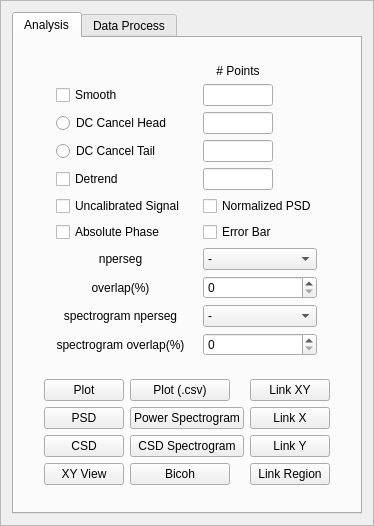
<?xml version="1.0" encoding="UTF-8"?>
<ui version="4.0">
 <class>frmAction1</class>
 <widget class="QFrame" name="frmAction1">
  <property name="geometry">
   <rect>
    <x>0</x>
    <y>0</y>
    <width>374</width>
    <height>526</height>
   </rect>
  </property>
  <property name="windowTitle">
   <string>Frame</string>
  </property>
  <property name="frameShape">
   <enum>QFrame::StyledPanel</enum>
  </property>
  <property name="frameShadow">
   <enum>QFrame::Raised</enum>
  </property>
  <layout class="QGridLayout" name="gridLayout_5">
   <item row="0" column="0">
    <widget class="QTabWidget" name="tabAction">
     <property name="currentIndex">
      <number>0</number>
     </property>
     <widget class="QWidget" name="tab">
      <attribute name="title">
       <string>Analysis</string>
      </attribute>
      <layout class="QGridLayout" name="gridLayout">
       <item row="0" column="0">
        <layout class="QVBoxLayout" name="verticalLayout_2">
         <item>
          <layout class="QGridLayout" name="gridLayout_3">
           <item row="11" column="0">
            <widget class="QLabel" name="lblOverlap">
             <property name="text">
              <string>overlap(%)</string>
             </property>
             <property name="alignment">
              <set>Qt::AlignCenter</set>
             </property>
            </widget>
           </item>
           <item row="5" column="0">
            <widget class="QRadioButton" name="rbtDcCancelTail">
             <property name="maximumSize">
              <size>
               <width>120</width>
               <height>16777215</height>
              </size>
             </property>
             <property name="text">
              <string>DC Cancel Tail</string>
             </property>
             <property name="autoExclusive">
              <bool>false</bool>
             </property>
            </widget>
           </item>
           <item row="1" column="1">
            <widget class="QLineEdit" name="ledNSmooth">
             <property name="minimumSize">
              <size>
               <width>70</width>
               <height>0</height>
              </size>
             </property>
             <property name="maximumSize">
              <size>
               <width>70</width>
               <height>16777215</height>
              </size>
             </property>
            </widget>
           </item>
           <item row="5" column="1">
            <widget class="QLineEdit" name="ledNDcCancelTail">
             <property name="minimumSize">
              <size>
               <width>70</width>
               <height>0</height>
              </size>
             </property>
             <property name="maximumSize">
              <size>
               <width>70</width>
               <height>16777215</height>
              </size>
             </property>
            </widget>
           </item>
           <item row="7" column="1">
            <widget class="QCheckBox" name="cbxNormalizePsd">
             <property name="text">
              <string>Normalized PSD</string>
             </property>
            </widget>
           </item>
           <item row="6" column="1">
            <widget class="QLineEdit" name="ledNDetrend">
             <property name="minimumSize">
              <size>
               <width>70</width>
               <height>0</height>
              </size>
             </property>
             <property name="maximumSize">
              <size>
               <width>70</width>
               <height>16777215</height>
              </size>
             </property>
            </widget>
           </item>
           <item row="10" column="0">
            <widget class="QLabel" name="lblNpersegSpectrogram">
             <property name="text">
              <string>nperseg</string>
             </property>
             <property name="alignment">
              <set>Qt::AlignCenter</set>
             </property>
            </widget>
           </item>
           <item row="13" column="0">
            <widget class="QLabel" name="lblOverlapSpectrogram">
             <property name="text">
              <string>spectrogram overlap(%)</string>
             </property>
             <property name="alignment">
              <set>Qt::AlignCenter</set>
             </property>
            </widget>
           </item>
           <item row="10" column="1">
            <widget class="QComboBox" name="cmbNperseg">
             <item>
              <property name="text">
               <string>-</string>
              </property>
             </item>
             <item>
              <property name="text">
               <string>2</string>
              </property>
             </item>
             <item>
              <property name="text">
               <string>4</string>
              </property>
             </item>
             <item>
              <property name="text">
               <string>8</string>
              </property>
             </item>
             <item>
              <property name="text">
               <string>16</string>
              </property>
             </item>
             <item>
              <property name="text">
               <string>32</string>
              </property>
             </item>
             <item>
              <property name="text">
               <string>64</string>
              </property>
             </item>
             <item>
              <property name="text">
               <string>128</string>
              </property>
             </item>
             <item>
              <property name="text">
               <string>256</string>
              </property>
             </item>
             <item>
              <property name="text">
               <string>512</string>
              </property>
             </item>
             <item>
              <property name="text">
               <string>1024</string>
              </property>
             </item>
             <item>
              <property name="text">
               <string>2048</string>
              </property>
             </item>
             <item>
              <property name="text">
               <string>4096</string>
              </property>
             </item>
             <item>
              <property name="text">
               <string>8182</string>
              </property>
             </item>
            </widget>
           </item>
           <item row="6" column="0">
            <widget class="QCheckBox" name="cbxDetrend">
             <property name="maximumSize">
              <size>
               <width>120</width>
               <height>16777215</height>
              </size>
             </property>
             <property name="text">
              <string>Detrend</string>
             </property>
            </widget>
           </item>
           <item row="0" column="1">
            <widget class="QLabel" name="lblNPoints">
             <property name="maximumSize">
              <size>
               <width>70</width>
               <height>20</height>
              </size>
             </property>
             <property name="text">
              <string># Points</string>
             </property>
             <property name="alignment">
              <set>Qt::AlignCenter</set>
             </property>
            </widget>
           </item>
           <item row="1" column="0">
            <widget class="QCheckBox" name="cbxSmooth">
             <property name="maximumSize">
              <size>
               <width>120</width>
               <height>16777215</height>
              </size>
             </property>
             <property name="text">
              <string>Smooth</string>
             </property>
            </widget>
           </item>
           <item row="7" column="0">
            <widget class="QCheckBox" name="cbxUncalibratedSignal">
             <property name="text">
              <string>Uncalibrated Signal</string>
             </property>
            </widget>
           </item>
           <item row="3" column="0">
            <widget class="QRadioButton" name="rbtDcCancelHead">
             <property name="maximumSize">
              <size>
               <width>120</width>
               <height>16777215</height>
              </size>
             </property>
             <property name="text">
              <string>DC Cancel Head</string>
             </property>
             <property name="checkable">
              <bool>true</bool>
             </property>
             <property name="checked">
              <bool>false</bool>
             </property>
             <property name="autoExclusive">
              <bool>false</bool>
             </property>
            </widget>
           </item>
           <item row="9" column="0">
            <widget class="QCheckBox" name="cbxAbsolutePhase">
             <property name="text">
              <string>Absolute Phase</string>
             </property>
            </widget>
           </item>
           <item row="11" column="1">
            <widget class="QSpinBox" name="sbxOverlap"/>
           </item>
           <item row="13" column="1">
            <widget class="QSpinBox" name="sbxOverlapSpectrogram"/>
           </item>
           <item row="3" column="1">
            <widget class="QLineEdit" name="ledNDcCancelHead">
             <property name="minimumSize">
              <size>
               <width>70</width>
               <height>0</height>
              </size>
             </property>
             <property name="maximumSize">
              <size>
               <width>70</width>
               <height>16777215</height>
              </size>
             </property>
            </widget>
           </item>
           <item row="12" column="1">
            <widget class="QComboBox" name="cmbNpersegSpectrogram">
             <item>
              <property name="text">
               <string>-</string>
              </property>
             </item>
             <item>
              <property name="text">
               <string>2</string>
              </property>
             </item>
             <item>
              <property name="text">
               <string>4</string>
              </property>
             </item>
             <item>
              <property name="text">
               <string>8</string>
              </property>
             </item>
             <item>
              <property name="text">
               <string>16</string>
              </property>
             </item>
             <item>
              <property name="text">
               <string>32</string>
              </property>
             </item>
             <item>
              <property name="text">
               <string>64</string>
              </property>
             </item>
             <item>
              <property name="text">
               <string>128</string>
              </property>
             </item>
             <item>
              <property name="text">
               <string>256</string>
              </property>
             </item>
             <item>
              <property name="text">
               <string>512</string>
              </property>
             </item>
             <item>
              <property name="text">
               <string>1024</string>
              </property>
             </item>
             <item>
              <property name="text">
               <string>2048</string>
              </property>
             </item>
             <item>
              <property name="text">
               <string>4096</string>
              </property>
             </item>
             <item>
              <property name="text">
               <string>8182</string>
              </property>
             </item>
            </widget>
           </item>
           <item row="12" column="0">
            <widget class="QLabel" name="lblNperseg">
             <property name="text">
              <string>spectrogram nperseg</string>
             </property>
             <property name="alignment">
              <set>Qt::AlignCenter</set>
             </property>
            </widget>
           </item>
           <item row="9" column="1">
            <widget class="QCheckBox" name="cbxErrorBar">
             <property name="text">
              <string>Error Bar</string>
             </property>
            </widget>
           </item>
          </layout>
         </item>
        </layout>
       </item>
       <item row="1" column="0">
        <layout class="QGridLayout" name="gridLayout_6">
         <item row="3" column="2">
          <widget class="QPushButton" name="btnLinkY">
           <property name="maximumSize">
            <size>
             <width>100</width>
             <height>16777215</height>
            </size>
           </property>
           <property name="cursor">
            <cursorShape>PointingHandCursor</cursorShape>
           </property>
           <property name="text">
            <string>Link Y</string>
           </property>
          </widget>
         </item>
         <item row="0" column="2">
          <widget class="QPushButton" name="btnLinkXY">
           <property name="maximumSize">
            <size>
             <width>100</width>
             <height>16777215</height>
            </size>
           </property>
           <property name="cursor">
            <cursorShape>PointingHandCursor</cursorShape>
           </property>
           <property name="text">
            <string>Link XY</string>
           </property>
          </widget>
         </item>
         <item row="3" column="0">
          <widget class="QPushButton" name="btnCsd">
           <property name="maximumSize">
            <size>
             <width>100</width>
             <height>16777215</height>
            </size>
           </property>
           <property name="cursor">
            <cursorShape>PointingHandCursor</cursorShape>
           </property>
           <property name="text">
            <string>CSD</string>
           </property>
          </widget>
         </item>
         <item row="0" column="0">
          <widget class="QPushButton" name="btnPlot">
           <property name="maximumSize">
            <size>
             <width>100</width>
             <height>16777215</height>
            </size>
           </property>
           <property name="cursor">
            <cursorShape>PointingHandCursor</cursorShape>
           </property>
           <property name="text">
            <string>Plot</string>
           </property>
          </widget>
         </item>
         <item row="2" column="2">
          <widget class="QPushButton" name="btnLinkX">
           <property name="maximumSize">
            <size>
             <width>100</width>
             <height>16777215</height>
            </size>
           </property>
           <property name="cursor">
            <cursorShape>PointingHandCursor</cursorShape>
           </property>
           <property name="text">
            <string>Link X</string>
           </property>
          </widget>
         </item>
         <item row="2" column="0">
          <widget class="QPushButton" name="btnPsd">
           <property name="maximumSize">
            <size>
             <width>100</width>
             <height>16777215</height>
            </size>
           </property>
           <property name="cursor">
            <cursorShape>PointingHandCursor</cursorShape>
           </property>
           <property name="text">
            <string>PSD</string>
           </property>
          </widget>
         </item>
         <item row="4" column="2">
          <widget class="QPushButton" name="btnLinkRegion">
           <property name="maximumSize">
            <size>
             <width>100</width>
             <height>16777215</height>
            </size>
           </property>
           <property name="cursor">
            <cursorShape>PointingHandCursor</cursorShape>
           </property>
           <property name="text">
            <string>Link Region</string>
           </property>
          </widget>
         </item>
         <item row="4" column="1">
          <widget class="QPushButton" name="btnBicoh">
           <property name="maximumSize">
            <size>
             <width>100</width>
             <height>16777215</height>
            </size>
           </property>
           <property name="cursor">
            <cursorShape>PointingHandCursor</cursorShape>
           </property>
           <property name="text">
            <string>Bicoh</string>
           </property>
          </widget>
         </item>
         <item row="3" column="1">
          <widget class="QPushButton" name="btnCsdSpectrogram">
           <property name="maximumSize">
            <size>
             <width>120</width>
             <height>16777215</height>
            </size>
           </property>
           <property name="cursor">
            <cursorShape>PointingHandCursor</cursorShape>
           </property>
           <property name="text">
            <string>CSD Spectrogram</string>
           </property>
          </widget>
         </item>
         <item row="2" column="1">
          <widget class="QPushButton" name="btnSpectrogram">
           <property name="maximumSize">
            <size>
             <width>120</width>
             <height>16777215</height>
            </size>
           </property>
           <property name="cursor">
            <cursorShape>PointingHandCursor</cursorShape>
           </property>
           <property name="text">
            <string>Power Spectrogram</string>
           </property>
          </widget>
         </item>
         <item row="4" column="0">
          <widget class="QPushButton" name="btnXyView">
           <property name="maximumSize">
            <size>
             <width>100</width>
             <height>16777215</height>
            </size>
           </property>
           <property name="cursor">
            <cursorShape>PointingHandCursor</cursorShape>
           </property>
           <property name="text">
            <string>XY View</string>
           </property>
          </widget>
         </item>
         <item row="0" column="1">
          <widget class="QPushButton" name="btnPlotCsv">
           <property name="maximumSize">
            <size>
             <width>100</width>
             <height>16777215</height>
            </size>
           </property>
           <property name="cursor">
            <cursorShape>PointingHandCursor</cursorShape>
           </property>
           <property name="text">
            <string>Plot (.csv)</string>
           </property>
          </widget>
         </item>
        </layout>
       </item>
      </layout>
     </widget>
     <widget class="QWidget" name="tab_2">
      <attribute name="title">
       <string>Data Process</string>
      </attribute>
      <layout class="QGridLayout" name="gridLayout_4">
       <item row="0" column="0">
        <layout class="QGridLayout" name="gridLayout_2">
         <item row="1" column="0">
          <widget class="QPushButton" name="btnProcSmooth">
           <property name="maximumSize">
            <size>
             <width>100</width>
             <height>16777215</height>
            </size>
           </property>
           <property name="cursor">
            <cursorShape>PointingHandCursor</cursorShape>
           </property>
           <property name="text">
            <string>Smooth</string>
           </property>
          </widget>
         </item>
         <item row="0" column="1">
          <widget class="QPushButton" name="btnProcIntegrate">
           <property name="maximumSize">
            <size>
             <width>100</width>
             <height>16777215</height>
            </size>
           </property>
           <property name="cursor">
            <cursorShape>PointingHandCursor</cursorShape>
           </property>
           <property name="text">
            <string>Integrate</string>
           </property>
          </widget>
         </item>
         <item row="1" column="1">
          <widget class="QPushButton" name="btnProcDetrend">
           <property name="maximumSize">
            <size>
             <width>100</width>
             <height>16777215</height>
            </size>
           </property>
           <property name="cursor">
            <cursorShape>PointingHandCursor</cursorShape>
           </property>
           <property name="text">
            <string>Detrend</string>
           </property>
          </widget>
         </item>
         <item row="0" column="0">
          <widget class="QPushButton" name="btnProcArithmetics">
           <property name="maximumSize">
            <size>
             <width>100</width>
             <height>16777215</height>
            </size>
           </property>
           <property name="cursor">
            <cursorShape>PointingHandCursor</cursorShape>
           </property>
           <property name="text">
            <string>Arithmetics</string>
           </property>
          </widget>
         </item>
         <item row="2" column="0">
          <widget class="QPushButton" name="btnProcIvCharacteristics">
           <property name="maximumSize">
            <size>
             <width>100</width>
             <height>16777215</height>
            </size>
           </property>
           <property name="cursor">
            <cursorShape>PointingHandCursor</cursorShape>
           </property>
           <property name="text">
            <string>IV Characteristics</string>
           </property>
          </widget>
         </item>
         <item row="2" column="1">
          <widget class="QPushButton" name="btnSaveError">
           <property name="maximumSize">
            <size>
             <width>100</width>
             <height>16777215</height>
            </size>
           </property>
           <property name="cursor">
            <cursorShape>PointingHandCursor</cursorShape>
           </property>
           <property name="text">
            <string>Save Error</string>
           </property>
          </widget>
         </item>
        </layout>
       </item>
      </layout>
     </widget>
    </widget>
   </item>
  </layout>
 </widget>
 <resources/>
 <connections/>
</ui>
